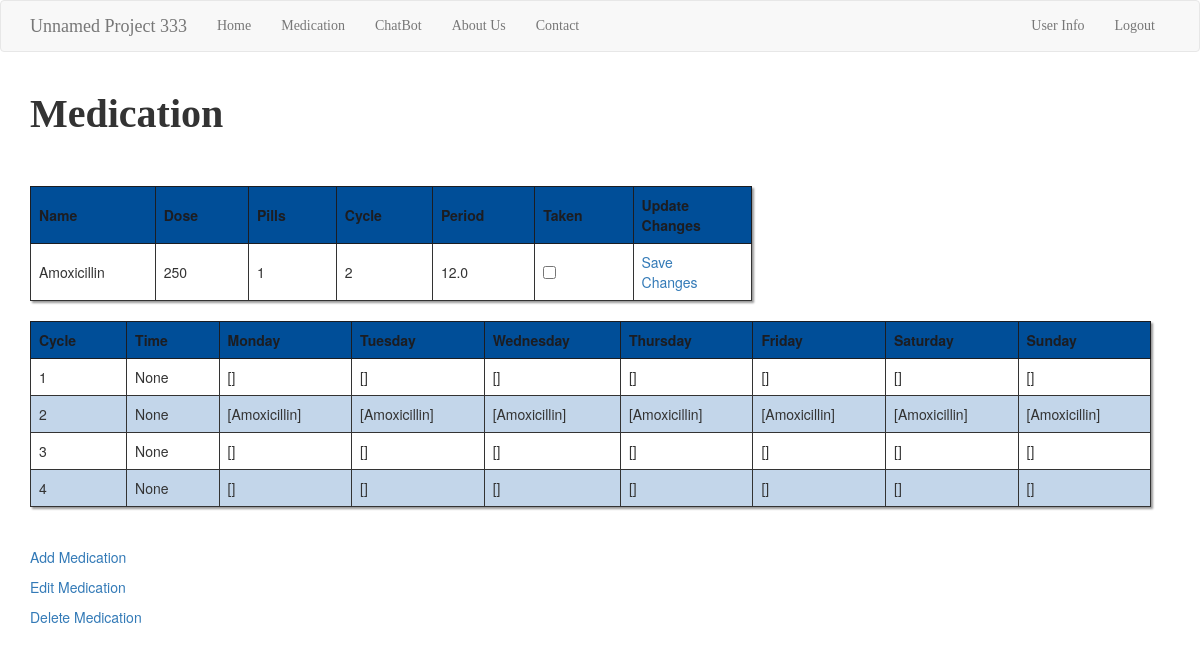
The app's page /medication (signed in), older data.
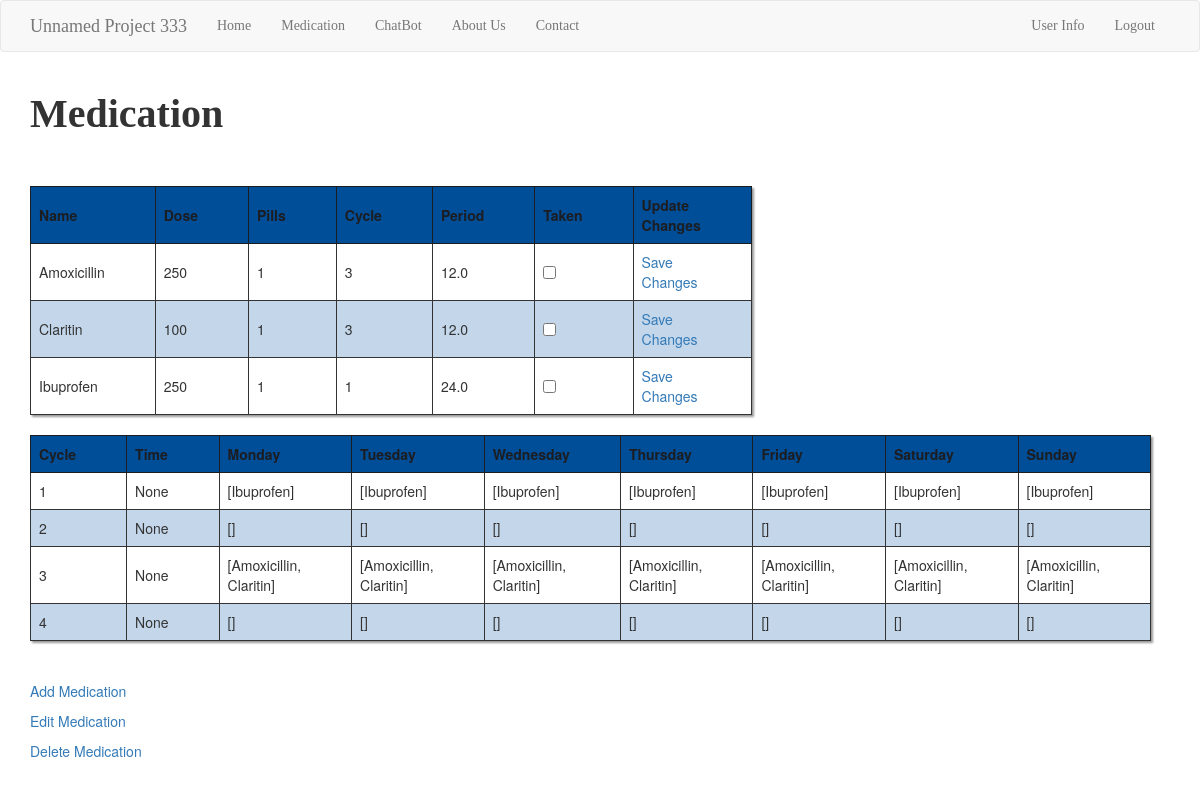
The same page, newer data.
### app/models.py (models this page shows, shortened)
class Medicine(db.Model):
    __tablename__ = 'medicines'
    id = db.Column(db.Integer, primary_key=True)
    name = db.Column(db.String(64), index=True)
    dose = db.Column(db.Integer, index=True)
    pills = db.Column(db.Integer, index=True)
    period = db.Column(db.Float, index=True)
    taken = db.Column(db.Boolean, index=True, default=False)
    user_id = db.Column(db.Integer, db.ForeignKey('users.id'), nullable=False)
    user = db.relationship('User',backref=db.backref('medicines', lazy=True))
    cycle_id = db.Column(db.Integer, db.ForeignKey('cycles.id'), nullable=True)
    cycle = db.relationship('Cycle',backref=db.backref('medicines', lazy=True))
    def __repr__(self):
        return '{}'.format(self.name)

class Cycle(db.Model):
    __tablename__ = 'cycles'
    id = db.Column(db.Integer, primary_key=True)
    cycle = db.Column(db.Integer, index=True)
    time = db.Column(db.Time, index=True)
    user_id = db.Column(db.Integer, db.ForeignKey('users.id'), nullable=False)
    user = db.relationship('User',backref=db.backref('cycles', lazy=True))
    def get_medications(self):
        medications = Medicine.query.filter_by(cycle_id=self.id).all()
        return medications

### app/routes.py (the view)
@app.route('/medication', methods=['GET', 'POST'])
@login_required
def medication():
    medications = current_user.check_medications()
    cycles = current_user.get_cycles()
    return render_template('medication.html', title='Medication', medications=medications, cycles=cycles)

### app/models.py (called while the page is built)
@login.user_loader
def load_user(id):
    return User.query.get(int(id))

    def check_medications(self):
        medications = Medicine.query.filter_by(user_id=self.id).all()
        return medications

    def get_cycles(self):
        cycles = Cycle.query.filter_by(user_id=self.id).all()
        return cycles

### app/templates/medication.html
{% extends "base.html" %}
{% block app_content %}
    <h1>{% block title %}{{title }}{% endblock %}</h1>
    <br></br>
    <table>
        <tr>
            <th>Name</th>
            <th>Dose</th>
            <th>Pills</th>
            <th>Cycle</th>
            <th>Period</th>
            <th>Taken</th>
            <th>Update Changes</th>
        </tr>
    {% for medication in medications %}
        <tr>
            <td>{{ medication.name }}</td>
            <td>{{ medication.dose }}</td>
            <td>{{ medication.pills }}</td>
            <td>{{ medication.cycle.cycle }}</td>
            <td>{{ medication.period }}</td>
            <td><input type="checkbox" class="taken" id="taken" name="taken"></td>
            <td><a href="{{ url_for('taken', med_id = medication.id, taken = (request.form[taken]!=none))}}">Save Changes</a></td>
        </tr>
    {% endfor %}
    </table>
    <br>
    <table>
        <tr>
            <th>Cycle</th>
            <th>Time</th>
            <th>Monday</th>
            <th>Tuesday</th>
            <th>Wednesday</th>
            <th>Thursday</th>
            <th>Friday</th>
            <th>Saturday</th>
            <th>Sunday</th>
        </tr>
    {% for cycle in cycles %}
        <tr>
            <td>{{ cycle.cycle }}</td>
            <td>{{ cycle.time }}</td>
            <td>{{ cycle.get_medications() }}</td>
            <td>{{ cycle.get_medications() }}</td>
            <td>{{ cycle.get_medications() }}</td>
            <td>{{ cycle.get_medications() }}</td>
            <td>{{ cycle.get_medications() }}</td>
            <td>{{ cycle.get_medications() }}</td>
            <td>{{ cycle.get_medications() }}</td>
        </tr>
    {% endfor %}
    </table>
    <br></br>
    <p><a href="{{ url_for('add_medication') }}">Add Medication</a></p>
    <p><a href="{{ url_for('choose_medication')}}">Edit Medication</a></p>
    <p><a href="{{ url_for('delete_medication') }}">Delete Medication</a></p>
{% endblock %}

### app/templates/base.html (shortened to what this page needs)
{% extends 'bootstrap/base.html' %}
{% block styles %}
{{super()}}
<link rel="stylesheet" href="{{ url_for('static', filename='styles.css')}}">
{% endblock %}
{% block navbar %}
<nav class="navbar navbar-default">
    <div class="container">
        <div class="navbar-header">
            <a class="navbar-brand" href="{{ url_for('index') }}">Unnamed Project 333</a>
        </div>
        <div class="collapse navbar-collapse" id="bs-example-navbar-collapse-1">
            <ul class="nav navbar-nav">
                <li><a href="{{ url_for('index') }}">Home</a></li>
                <li><a href="{{ url_for('medication') }}">Medication</a></li>
                <li><a href="{{ url_for('index') }}">ChatBot</a></li>
                <li><a href="{{ url_for('index') }}">About Us</a></li>
                <li><a href="{{ url_for('index') }}">Contact</a></li>
            </ul>
            <ul class="nav navbar-nav navbar-right">
                {% if current_user.is_anonymous %}
                <li><a href="{{ url_for('login') }}">Login</a></li>
                {% else %}
                <li><a href="{{ url_for('update_info') }}">User Info</a></li>
                <li><a href="{{ url_for('logout') }}">Logout</a></li>
                {% endif %}
            </ul>
        </div>
    </div>
</nav>
{% endblock %}
{% block content %}
    <div class="container">
        {% block app_content %}{% endblock %}
    </div>
{% endblock %}

### app/static/styles.css (style rules this page uses)
table, th, td { border: 1px solid; padding: 8px; width: 50%; padding-right: 50px; }
h1 { font-size: 40px; font-family: apple-chancery; font-weight: bold; }
table { box-shadow: 2px 2px 2px #999; }
th { color: #1C1D21; background-color: #004E98; }
tr:nth-child(odd) { background-color: #C3D6EA; }
.navbar { font-family: cursive; }

Row changes from the older to the newer data that the page shows:
changed Medicine "Amoxicillin": cycle.cycle "2" → "3"
added Medicine: name "Claritin", dose "100", pills "1", cycle.cycle "3", period "12.0"
added Medicine: name "Ibuprofen", dose "250", pills "1", cycle.cycle "1", period "24.0"
